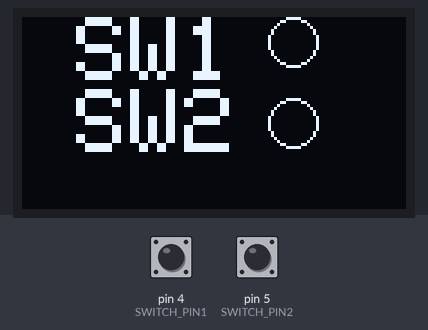
Bench run of a sketch on a simulated Arduino Uno, built with avr-gcc and run on an emulated ATmega328P. On the bench: 128×64 one-colour display. Inputs (shaded band) come from the test bench; at power-on: pin 4 (SWITCH_PIN1) HIGH, pin 5 (SWITCH_PIN2) HIGH. What the sketch prints to the serial monitor is not drawn.

Above: at 1.2 s.
1.3 s: pin 4 (SWITCH_PIN1) pulled LOW for 0.15 s
At 1.4 s:
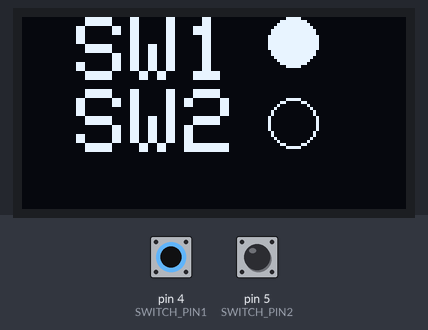
2.9 s: pin 5 (SWITCH_PIN2) pulled LOW for 0.15 s
At 3.02 s:
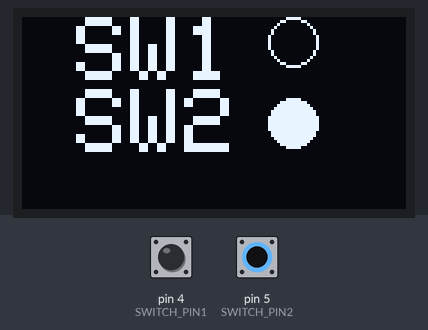
4.6 s: pin 5 (SWITCH_PIN2) pulled LOW for 3.2 s
9.3 s: pin 4 (SWITCH_PIN1) pulled LOW for 3.2 s
At 9.9 s:
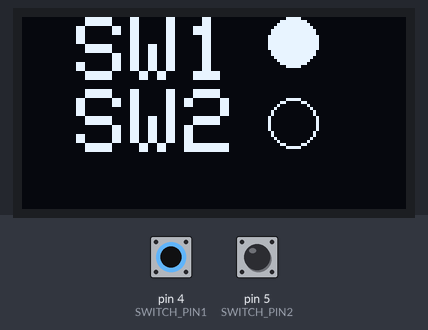
Timing chart, 0 to 12.3 s (numbered marks = the images above; inputs shaded):
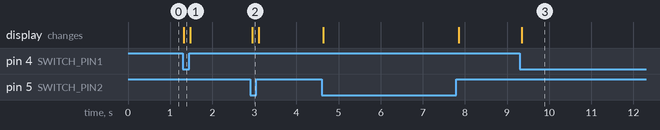

Measured:
- after the input at 1.3 s, the display: changes at once (image 1)
- after the input at 2.9 s, the display: changes after 0.05 s (image 2)
- after the input at 9.3 s, the display: changes after 0.05 s (image 3)

The sketch:

LAB_6_Ex1.ino
```cpp
#include <SPI.h>
#include <Wire.h>
#include <Adafruit_GFX.h>
#include <Adafruit_SSD1306.h>
#define SCREEN_WIDTH 128
#define SCREEN_HEIGHT 64
#define SWITCH_PIN1 4
#define SWITCH_PIN2 5
#define OLED_RESET -1

Adafruit_SSD1306 display(SCREEN_WIDTH, SCREEN_HEIGHT, &Wire, OLED_RESET);
bool sw1 = 0;
bool sw2 = 0;

void setup() {
  Serial.begin(9600);
  pinMode(SWITCH_PIN1, INPUT_PULLUP);
  pinMode(SWITCH_PIN2, INPUT_PULLUP);
  display.begin(SSD1306_SWITCHCAPVCC, 0x3c);
}

void loop() {
    display.clearDisplay();
    display.setTextSize(3);
    display.setTextColor(WHITE);
    display.setCursor(0,0);
    display.println(" SW1");
    display.drawCircle(90, 8, 8, WHITE);
    display.println(" SW2");
    display.drawCircle(90, 35, 8, WHITE);
    sw1 = digitalRead(SWITCH_PIN1);
    sw2 = digitalRead(SWITCH_PIN2);
    Serial.println(sw1);
    if(sw1 == LOW)
    {
      display.fillCircle(90, 8, 8, WHITE);

    }

    if(sw2 == LOW)
    {
      display.fillCircle(90, 35, 8, WHITE);
    }
    display.display();
}
```
